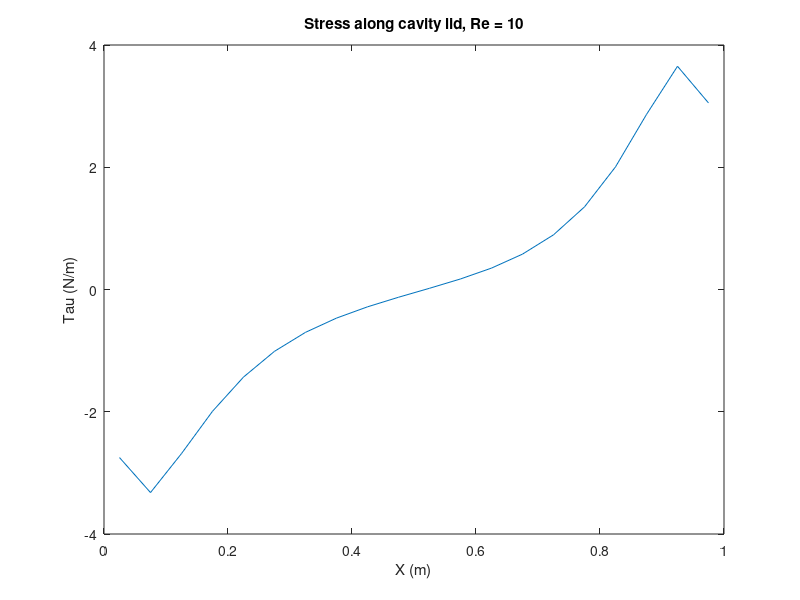

Recreate this plot in MATLAB.
x = [0.0025:0.005:.0975];
U_95 = [.28637, .294, .21, .143, .09687, .06551, .04403, .02874, .0171, .007436, -.001499, -.0108, -.02175, -.0362, -.057, -.08904, -.1392, -.2155, -.3109, -.3048];
U_1 = [0.14889, .1279, .0758, .04338,.02524, .01495 .008987, .00535, .002925, .001099, -.000502, -.002171, -.004241, -.00726, -.01229, -.02146, -.0389, -.0723, -.1283, -.1522];
Tau = zeros(1,length(x));

for i = 1:length(x)
   Tau(i) = (U_1(i)-U_95(i))/(0.05); 
end

figure
plot((x.*10), Tau)
title("Stress along cavity lid, Re = 10")
xlabel("X (m)")
ylabel("Tau (N/m)")


